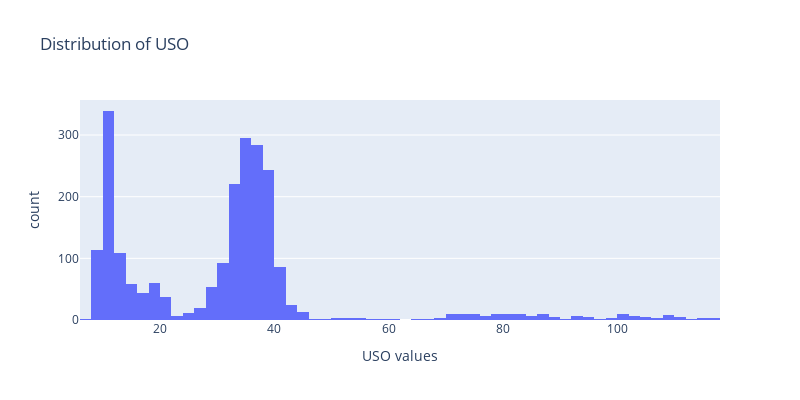

Source (notebook cell):
### Code cell
fig = px.histogram(x = gold_data['USO'],
                   title = 'Distribution of USO', width=800, height=400,
                   labels = {'x': 'USO values', 'y': 'Count'})

fig.show()

### Figure 1 — Plotly figure (JSON) as saved in the notebook; plotly's stock layout.template omitted (floating-point values rounded to 4 significant figures; data arrays with more than 128 entries replaced by an {"elided": "..."} marker saying what was removed)
{"data": [{"alignmentgroup": "True", "bingroup": "x", "hovertemplate": "USO values=%{x}<br>count=%{y}<extra></extra>", "legendgroup": "", "marker": {"color": "#636efa", "pattern": {"shape": ""}}, "name": "", "offsetgroup": "", "orientation": "v", "showlegend": false, "type": "histogram", "x": {"elided": "2290 float values"}, "xaxis": "x", "yaxis": "y"}], "layout": {"barmode": "relative", "height": 400, "legend": {"tracegroupgap": 0}, "title": {"text": "Distribution of USO"}, "width": 800, "xaxis": {"anchor": "y", "domain": [0, 1], "title": {"text": "USO values"}}, "yaxis": {"anchor": "x", "domain": [0, 1], "title": {"text": "count"}}}}
